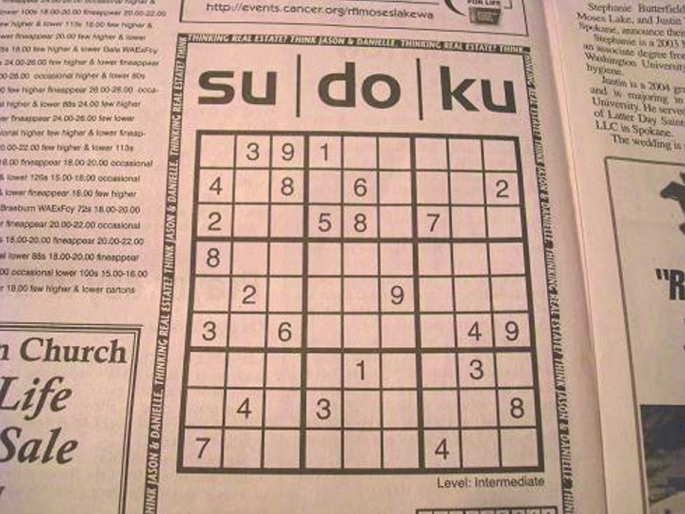
#> input picture Thesis/sudokuAug.png, 685 x 514 px
$ jupyter execute --allow-errors Sudoku_Solving_Program.ipynb
#> lines starting #> are read from the running program, lines starting #| are printed output that depends on the picture; after the words box and inside, x2 and y2 are one past the last pixel; in counts of white or black regions, pixels touching at a corner belong together
[cell 1]
import numpy as np
import pandas as pd
import seaborn as sns
import matplotlib.pyplot as plt
import os, random
import cv2
from glob import glob
import sklearn
from sklearn.model_selection import train_test_split
import tensorflow as tf
from tensorflow import keras
from tensorflow.keras.preprocessing.image import ImageDataGenerator
from keras.preprocessing.image import ImageDataGenerator
from tensorflow.keras.utils import load_img
from keras.utils.np_utils import to_categorical
from tensorflow.keras.models import Sequential
from tensorflow.keras.layers import Activation, Dropout, Dense, Flatten, BatchNormalization, Conv2D, MaxPooling2D
from tensorflow.keras.optimizers import RMSprop
from tensorflow.keras import backend as K
from tensorflow.keras.preprocessing import image
from sklearn.metrics import accuracy_score, classification_report
from pathlib import Path
from PIL import Image

#> (a cell that did not finish here is left out)

#> (a cell that did not finish here is left out)

[cell 4]
# Preprocessing the images for neuralnet

# [5 lines left out: function Prep, not called in this run]

#> (the rest of this cell did not finish here and is left out)

#> (a cell that did not finish here is left out)

#> (a cell that did not finish here is left out)

#> (a cell that did not finish here is left out)

#> (a cell that did not finish here is left out)

[cell 9]
import matplotlib.pyplot as plt
import matplotlib.gridspec as gridspec

fig = plt.figure(figsize=(14,5))
grid=gridspec.GridSpec(ncols=2,nrows=1,figure=fig)
fig.add_subplot(grid[0])
#> (the rest of this cell did not finish here and is left out)

[cell 10]
# Randomly select an image from the dataset

folder=r"sudokuAug.png"

# a=random.choice(os.listdir(folder))
# print(a)
# sudoku_a = cv2.imread(folder+'/'+a)
sudoku_a = cv2.imread(folder)
#> sudoku_a is the input picture: shape (514, 685, 3); mean B, G, R 146.5, 162.3, 193.1
plt.figure()
plt.imshow(sudoku_a)
plt.show()

[cell 11]
#Preprocessing image to be read
sudoku_a = cv2.resize(sudoku_a, (450,450))
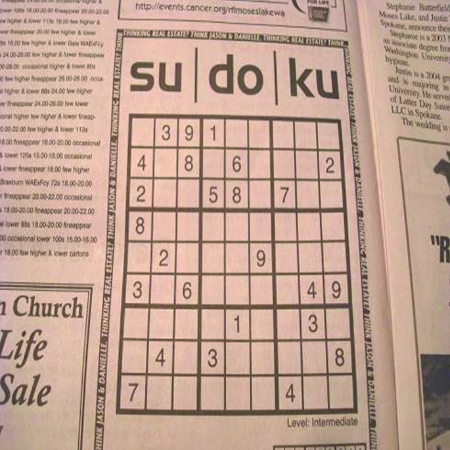
#> sudoku_a: shape (450, 450, 3); mean B, G, R 146.4, 162.2, 193

# function to greyscale, blur and change the receptive threshold of image
def preprocess(image):
    gray = cv2.cvtColor(image, cv2.COLOR_BGR2GRAY)
    blur = cv2.GaussianBlur(gray, (3,3),6)
    #blur = cv2.bilateralFilter(gray,9,75,75)
    threshold_img = cv2.adaptiveThreshold(blur,255,1,1,11,2)
    return threshold_img

threshold = preprocess(sudoku_a)
#> in preprocess, `gray = cv2.cvtColor(image, cv2.COLOR_BGR2GRAY)`:
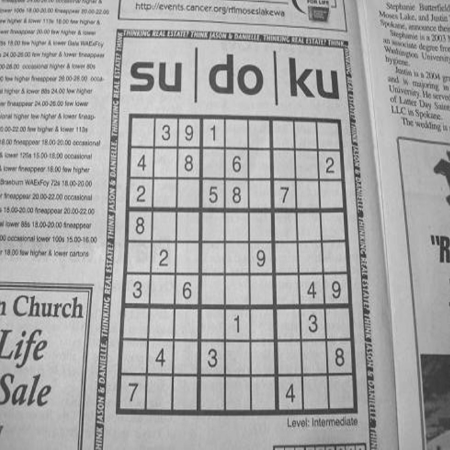
#> gray: shape (450, 450); min 48, max 232, mean 169.6
#> in preprocess, `threshold_img = cv2.adaptiveThreshold(blur,255,1,1,11,2)`:
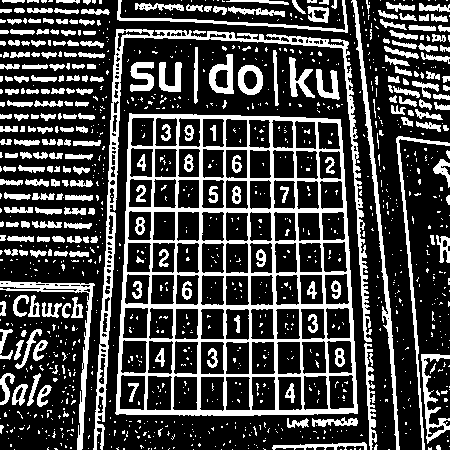
#> threshold_img: shape (450, 450); 27.2% white; 1159 white regions (908 under 20 px)

#let's look at what we have got
plt.figure()
plt.imshow(threshold)
plt.show()

[cell 12]
# Finding the outline of the sudoku puzzle in the image
contour_1 = sudoku_a.copy()
contour_2 = sudoku_a.copy()
contour, hierarchy = cv2.findContours(threshold,cv2.RETR_EXTERNAL,cv2.CHAIN_APPROX_SIMPLE)
#> contour = 892 contours, 700 with area under 20; largest, box (x1, y1, x2, y2) and area: (115, 113, 358, 416) 67518, (93, 29, 372, 450) 5677, (351, 0, 400, 450) 1408, (0, 281, 95, 450) 1238, (396, 136, 450, 450) 754
cv2.drawContours(contour_1, contour,-1,(0,255,0),3)
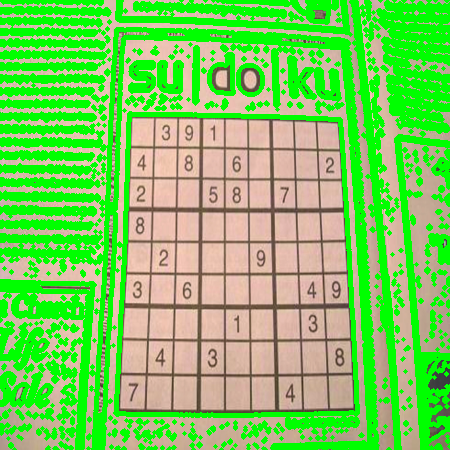
#> contour_1: shape (450, 450, 3); mean B, G, R 93.1, 203.8, 122.9

#let's see what we got
plt.figure()
plt.imshow(contour_1)
plt.show()

[cell 13]
def main_outline(contour):
    biggest = np.array([])
    max_area = 0
    for i in contour:
        area = cv2.contourArea(i)
        if area >50:
            peri = cv2.arcLength(i, True)
            approx = cv2.approxPolyDP(i , 0.02* peri, True)
            if area > max_area and len(approx) ==4:
                biggest = approx
                max_area = area
    return biggest ,max_area

def reframe(points):
    points = points.reshape((4, 2))
    points_new = np.zeros((4,1,2),dtype = np.int32)
    add = points.sum(1)
    points_new[0] = points[np.argmin(add)]
    points_new[3] = points[np.argmax(add)]
    diff = np.diff(points, axis =1)
    points_new[1] = points[np.argmin(diff)]
    points_new[2] = points[np.argmax(diff)]
    return points_new

def splitcells(img):
    rows = np.vsplit(img,9)
    boxes = []
    for r in rows:
        cols = np.hsplit(r,9)
        for box in cols:
            boxes.append(box)
    return boxes


black_img = np.zeros((450,450,3), np.uint8)
biggest, maxArea = main_outline(contour)
#> the loop in main_outline, `for i in contour:` made 892 passes
#> (area, peri, biggest, max_area) on pass 340: (1238, 695, [[0, 281], [89, 293], [81, 449], [94, 284]], 1238)
#> (area, peri, approx) on passes 42, 254, 470: (247, 235.1, [[366, 444], [272, 448], [366, 449]]), (391.5, 374.7, [[365, 343], [371, 449]]), (103, 68.63, [[65, 195], [65, 199], [92, 199], [92, 195]])
#> after the loop in main_outline, `for i in contour:`: biggest = [[129, 113], [115, 413], [357, 413], [340, 119]]; max_area = 67518.5
#> biggest = [[129, 113], [115, 413], [357, 413], [340, 119]]; maxArea = 67518.5
if biggest.size != 0:
    biggest = reframe(biggest)
#> in reframe, `points = points.reshape((4, 2))`: points = [[129, 113], [115, 413], [357, 413], [340, 119]]
#> in reframe, `add = points.sum(1)`: add = [242, 528, 770, 459]
#> in reframe, `diff = np.diff(points, axis =1)`: diff = [-16, 298, 56, -221]
#> biggest = [[129, 113], [340, 119], [115, 413], [357, 413]]
    cv2.drawContours(contour_2,biggest,-1, (0,255,0),10)
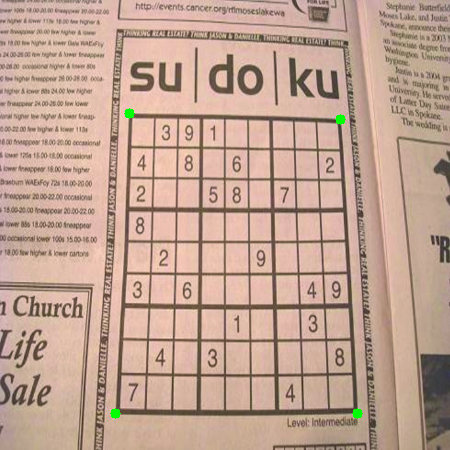
#> contour_2: shape (450, 450, 3); 0.16% of pixels changed, all inside (x1, y1, x2, y2) = (110, 108, 363, 419)
    pts1 = np.float32(biggest)
#> pts1 = [[129, 113], [340, 119], [115, 413], [357, 413]]
    pts2 = np.float32([[0,0],[450,0],[0,450],[450,450]])
    matrix = cv2.getPerspectiveTransform(pts1,pts2)
#> matrix = [[2.18, 0.102, -292.4], [-0.0511, 1.8, -196.3], [-0.000113, 0.000512, 1]]
    imagewrap = cv2.warpPerspective(sudoku_a,matrix,(450,450))
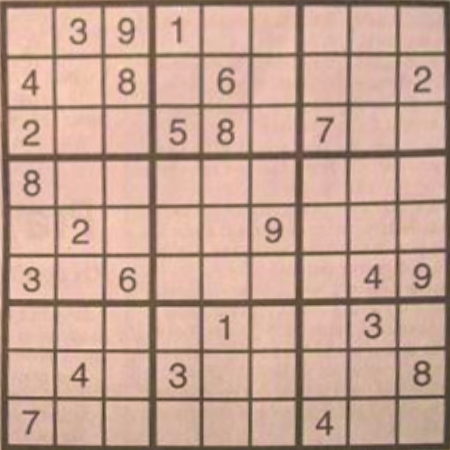
#> imagewrap: shape (450, 450, 3); mean B, G, R 147.6, 163.3, 197.6
    imagewrap =cv2.cvtColor(imagewrap, cv2.COLOR_BGR2GRAY)
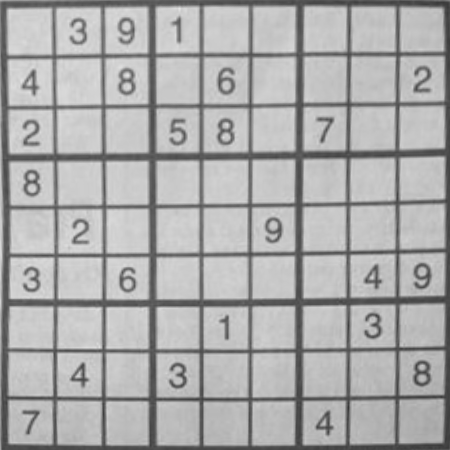
#> imagewrap: shape (450, 450); min 53, max 228, mean 171.8

plt.figure()
plt.imshow(imagewrap)
plt.show()

[cell 14]
sudoku_cell = splitcells(imagewrap)
#> in splitcells, `rows = np.vsplit(img,9)`: rows = 9 items
#> the loop in splitcells, `for r in rows:` made 9 passes
#> after the loop in splitcells, `for r in rows:`: boxes = 81 items
#> sudoku_cell = 81 items
#Let's have alook at the last cell
plt.figure()
plt.imshow(sudoku_cell[58])
plt.show()
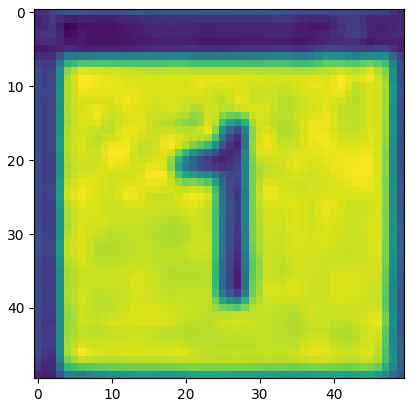
#> figure drawn by matplotlib, 1 panel

[cell 15]
# The sudoku_cell's output includes the boundaries this could lead to misclassifications by the model
# I am cropping the cells to avoid that
# sneeking in a bit of PIL lib as cv2 was giving some weird error that i couldn't ward off

def CropCell(cells):
    Cells_croped = []
    for image in cells:

        img = np.array(image)
        img = img[4:46, 6:46]
        img = Image.fromarray(img)
        Cells_croped.append(img)

    return Cells_croped

sudoku_cell_croped= CropCell(sudoku_cell)
#> the loop in CropCell, `for image in cells: ` made 81 passes
#> pass 2, in CropCell, `img = img[4:46, 6:46]`:
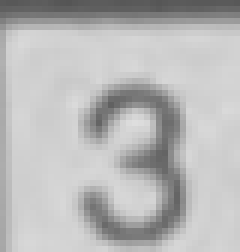
#> img: shape (42, 40) (shown 6 times larger); min 85, max 222, mean 185
#> sudoku_cell_croped = 81 items
#Let's have alook at the last cell
plt.figure()
plt.imshow(sudoku_cell_croped[58])
plt.show()
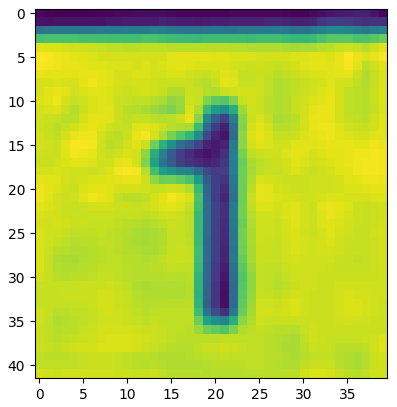
#> figure drawn by matplotlib, 1 panel

[cell 16]
# [21 lines left out: function read_cells, not called in this run]

#> (the rest of this cell did not finish here and is left out)

#> (a cell that did not finish here is left out)

[cell 18]
#For compairing
plt.figure()
plt.imshow(imagewrap)
plt.show()

[cell 19]
#This function finds the next box to solve

def next_box(quiz):
    for row in range(9):
        for col in range(9):
            if quiz[row][col] == 0:
                return (row, col)
    return False

#Function to fill in the possible values by evaluating rows collumns and smaller cells

# [16 lines left out: function possible, not called in this run]

#Recursion function to loop over untill a valid answer is found.

def solve(quiz):
    val = next_box(quiz)
    if val is False:
        return True
    else:
        row, col = val
        for n in range(1,10): #n is the possible solution
            if possible(quiz,row, col, n):
                quiz[row][col]=n
                if solve(quiz):
                    return True
                else:
                    quiz[row][col]=0
        return

# [13 lines left out: function Solved, not called in this run]
